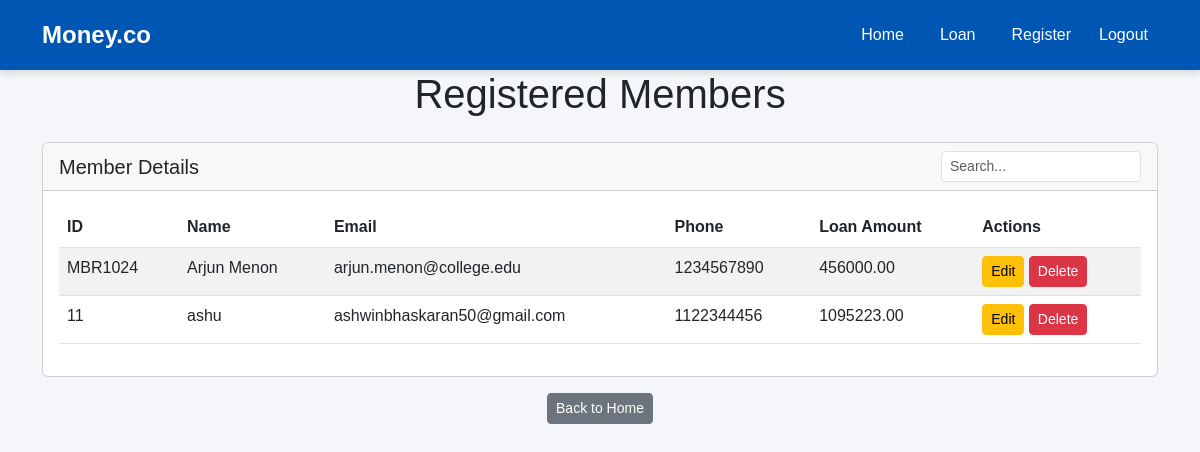
Page /loan/ on the committed database.
### moneyapp/models.py (models this page shows, shortened)
class Member(models.Model):
    ROLE_CHOICES = [
        ('Teaching', 'Teaching Staff'),
        ('Non-Teaching', 'Non-Teaching Staff')
    ]
    name            = models.CharField(max_length=100)
    member_id       = models.CharField(max_length=50, unique=True)
    department      = models.CharField(max_length=100, blank=True)
    designation     = models.CharField(max_length=100, blank=True)
    mob             = models.CharField(max_length=10, validators=[phone_validator])
    email           = models.EmailField()
    dob             = models.DateField()
    doj             = models.DateField()
    doj_service     = models.DateField()
    maximum_period  = models.IntegerField()
    max_loan_amount = models.DecimalField(max_digits=10, decimal_places=2)
    city            = models.CharField(max_length=100)
    pincode         = models.CharField(max_length=10)
    role            = models.CharField(max_length=20, choices=ROLE_CHOICES, default='Non-Teaching')
    has_loan        = models.BooleanField(default=False)

### moneyapp/views.py (the view)
# urls.py: path('loan/', views.loan_information, name='loan'),
def loan_information(request):
    members = Member.objects.all()
    return render(request, 'loan.html', {'members': members})

### moneyapp/templates/loan.html (shortened to what this page needs)
{% extends 'base.html' %}
{% block content %}
<div class="container">
    <h1 class="text-center mb-4">Registered Members</h1>
    <div class="card">
        <div class="card-header d-flex justify-content-between align-items-center">
            <h5 class="mb-0">Member Details</h5>
            <input type="text" id="tableSearch" class="form-control form-control-sm"
                   placeholder="Search..." style="width: 200px;">
        </div>
        <div class="card-body">
            {% if members %}
                <table class="table table-striped">
                    <thead>
                        <tr>
                            <th>ID</th>
                            <th>Name</th>
                            <th>Email</th>
                            <th>Phone</th>
                            <th>Loan Amount</th>
                            <th>Actions</th>
                        </tr>
                    </thead>
                    <tbody>
                        {% for member in members %}
                        <tr data-href="{% url 'detail_members' member.id %}" style="cursor: pointer;">
                            <td>{{ member.member_id }}</td>
                            <td>{{ member.name }}</td>
                            <td>{{ member.email }}</td>
                            <td>{{ member.mob }}</td>
                            <td>{{ member.max_loan_amount }}</td>
                            <td>
                                <a href="{% url 'edit_member' member.id %}" class="btn btn-warning btn-sm">Edit</a>
                                <a href="{% url 'delete_member' member.id %}" class="btn btn-danger btn-sm delete-btn"
                                   onclick="return confirm('Are you sure you want to delete this member?');">
                                    Delete
                                </a>
                            </td>
                        </tr>
                        {% endfor %}
                    </tbody>
                </table>
            {% else %}
                <p class="text-center">No members registered.</p>
            {% endif %}
        </div>
    </div>
    <div class="text-center mt-3">
        <a href="{% url 'home' %}" class="btn btn-sm btn-secondary">Back to Home</a>
    </div>
</div>
{% endblock %}

### moneyapp/templates/base.html (style rules this page uses)
body { background-color: #f4f6f9; font-family: 'Arial', sans-serif; padding-bottom: 80px; }

### rows in the picture
Member: member_id "MBR1024", name "Arjun Menon", email "arjun.menon@college.edu", mob "1234567890", max_loan_amount "456000.00"
Member: member_id "11", name "ashu", email "ashwinbhaskaran50@gmail.com", mob "1122344456", max_loan_amount "1095223.00"
